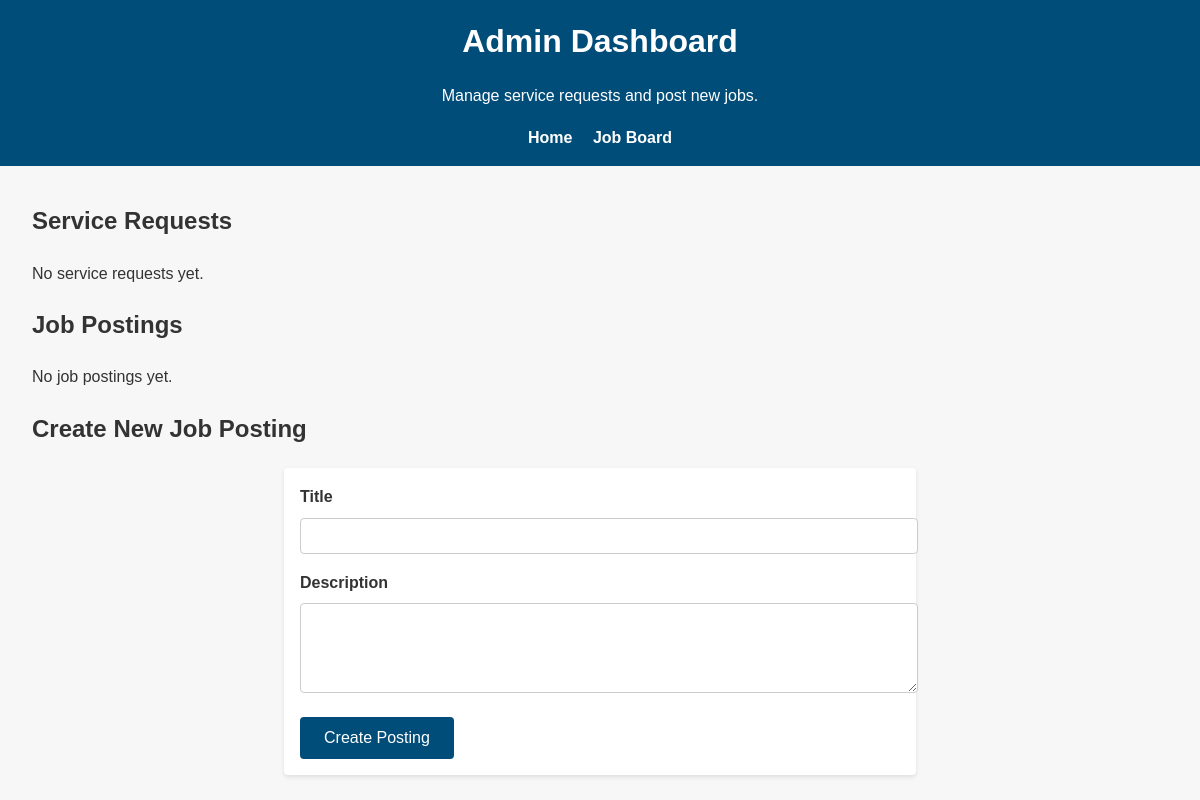
The page /admin on the database as committed earlier.
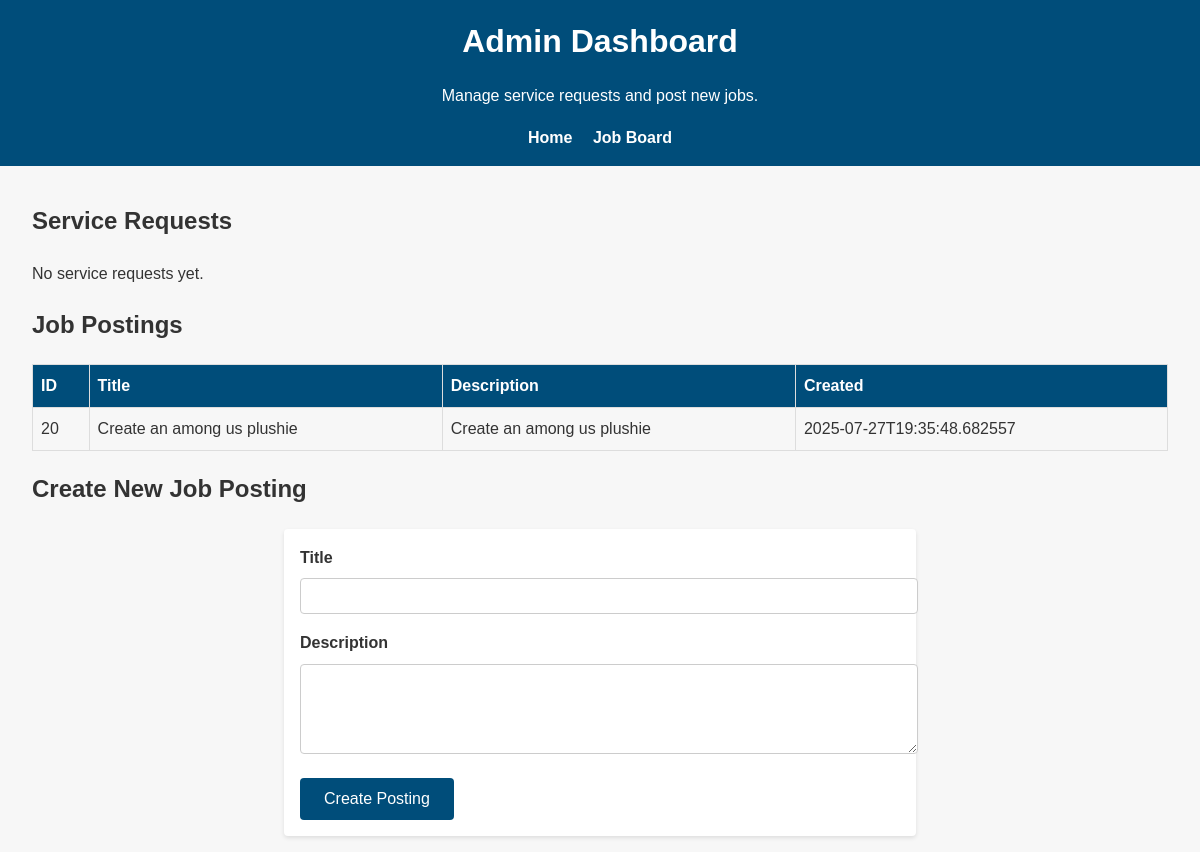
The same page on the database as committed later.
### tables this page shows
CREATE TABLE job_postings (
                id INTEGER PRIMARY KEY AUTOINCREMENT,
                title TEXT NOT NULL,
                description TEXT NOT NULL,
                created_at TEXT NOT NULL
            );

### rallypoint/main.py (the view)
@app.get("/admin")
async def admin_dashboard(request: Request):
    with get_db() as conn:
        cursor = conn.cursor()
        cursor.execute("SELECT id, name, email, description, created_at FROM service_requests ORDER BY created_at DESC")
        requests = cursor.fetchall()
        cursor.execute("SELECT id, title, description, created_at FROM job_postings ORDER BY created_at DESC")
        postings = cursor.fetchall()
    return templates.TemplateResponse(
        "admin.html",
        {
            "request": request,
            "service_requests": requests,
            "job_postings": postings,
        },
    )

### rallypoint/templates/admin.html (shortened to what this page needs)
<!DOCTYPE html>
<html lang="en">
<head>
    <link rel="stylesheet" href="/static/style.css">
</head>
<body>
    <header>
        <h1>Admin Dashboard</h1>
        <p>Manage service requests and post new jobs.</p>
        <nav>
            <a href="/">Home</a>
            <a href="/postings">Job Board</a>
        </nav>
    </header>
    <main>
        <section>
            <h2>Service Requests</h2>
            {% if service_requests %}
            <table>
                <thead>
                    <tr>
                        <th>ID</th>
                        <th>Name</th>
                        <th>Email</th>
                        <th>Description</th>
                        <th>Submitted</th>
                    </tr>
                </thead>
                <tbody>
                    {% for req in service_requests %}
                    <tr>
                        <td>{{ req[0] }}</td>
                        <td>{{ req[1] }}</td>
                        <td>{{ req[2] }}</td>
                        <td>{{ req[3] }}</td>
                        <td>{{ req[4] }}</td>
                    </tr>
                    {% endfor %}
                </tbody>
            </table>
            {% else %}
            <p>No service requests yet.</p>
            {% endif %}
        </section>
        <section>
            <h2>Job Postings</h2>
            {% if job_postings %}
            <table>
                <thead>
                    <tr>
                        <th>ID</th>
                        <th>Title</th>
                        <th>Description</th>
                        <th>Created</th>
                    </tr>
                </thead>
                <tbody>
                    {% for job in job_postings %}
                    <tr>
                        <td>{{ job[0] }}</td>
                        <td>{{ job[1] }}</td>
                        <td>{{ job[2] }}</td>
                        <td>{{ job[3] }}</td>
                    </tr>
                    {% endfor %}
                </tbody>
            </table>
            {% else %}
            <p>No job postings yet.</p>
            {% endif %}
        </section>
        <section>
            <h2>Create New Job Posting</h2>
            <form action="/admin/post_job" method="post">
                <div class="form-field">
                    <label for="title">Title</label>
                    <input type="text" id="title" name="title" required>
                </div>
                <div class="form-field">
                    <label for="description">Description</label>
                    <textarea id="description" name="description" rows="4" required></textarea>
                </div>
                <button type="submit">Create Posting</button>
            </form>
        </section>
    </main>
</body>
</html>

Rows that differ between the two databases and show on the page:
added job_postings: id "20", title "Create an among us plushie", description "Create an among us plushie", created_at "2025-07-27T19:35:48.682557"
Other text that changed with them:
text no longer shown: "No job postings yet."
text now shown: "ID Title Description Created"
